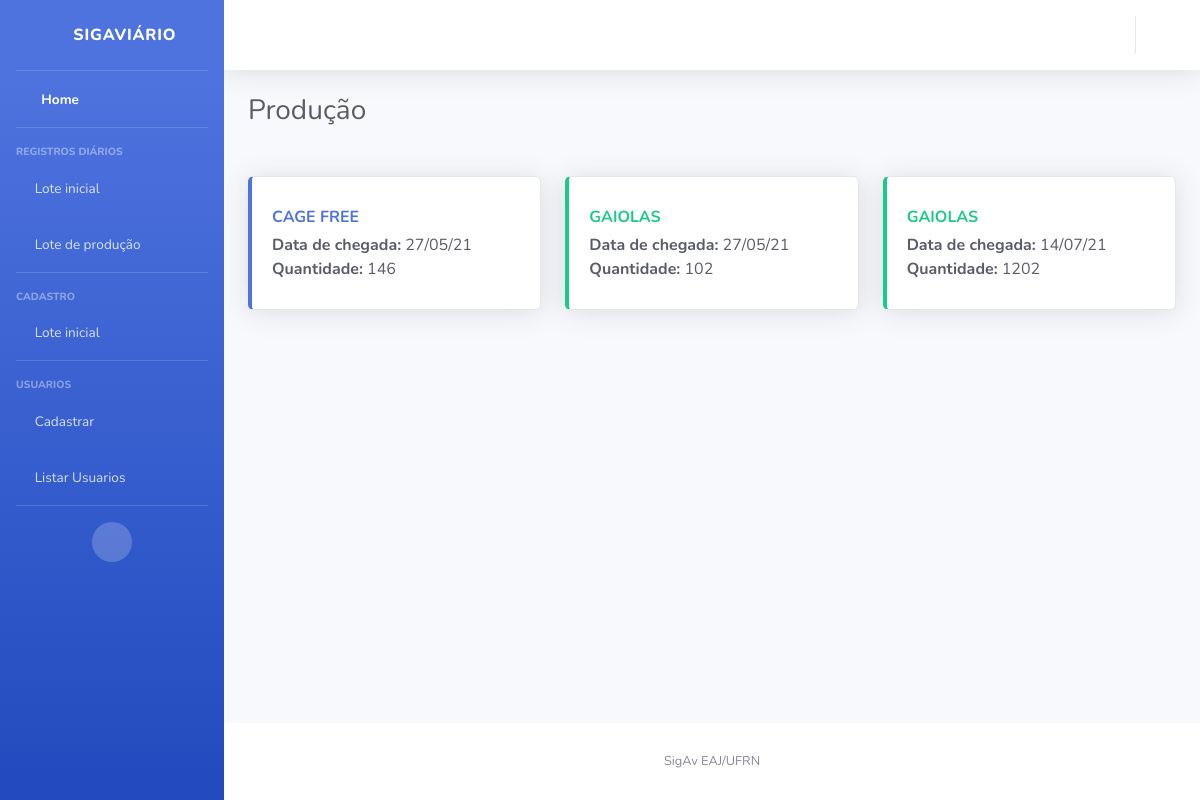
The page /producao/listar/ on the database as committed earlier.
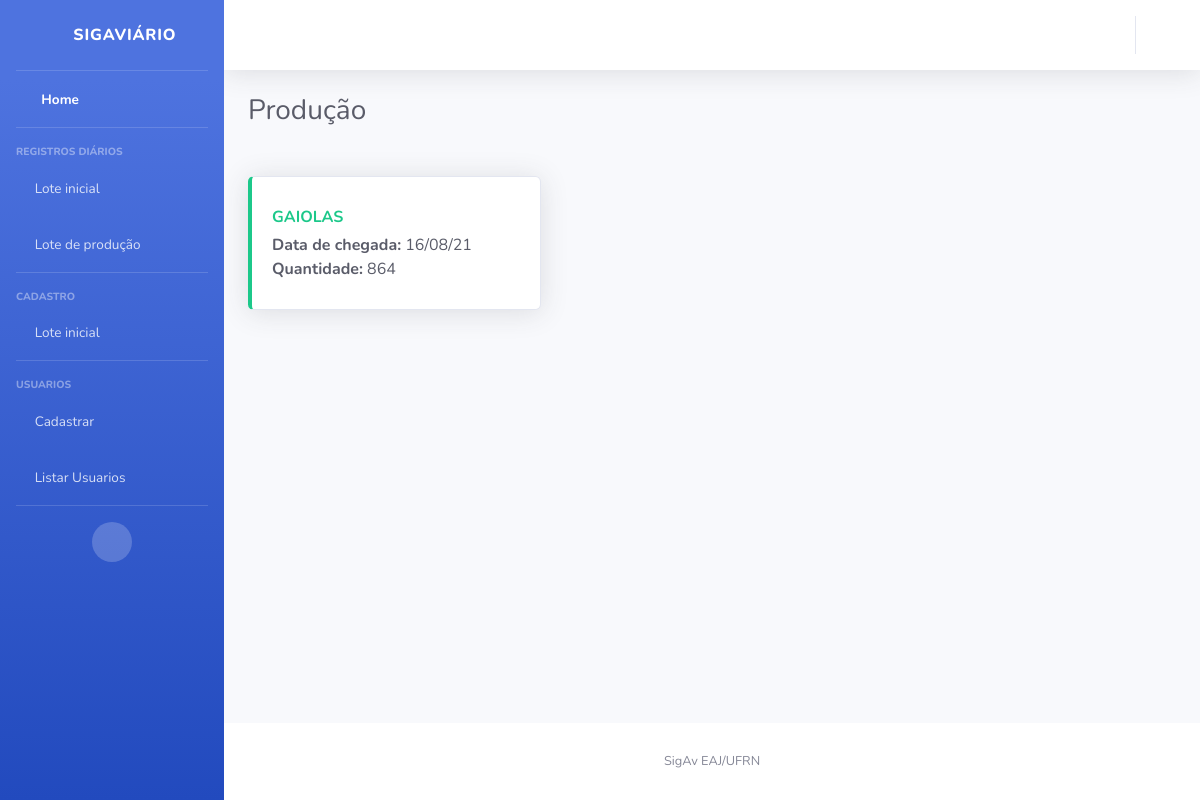
The same page on the database as committed later.
### producao/models.py (models this page shows, shortened)
class Fase_postura(models.Model):
    lote = models.ForeignKey(Lote, on_delete=models.RESTRICT)
    tipo_sistema = models.CharField(max_length=1, choices=TIPODECRIACAO)
    data_chegada = models.DateField(default=date.today)
    quantidade_aves_chegada = models.PositiveIntegerField()
    quantidade_aves_final = models.PositiveIntegerField(null=True, blank=True)
    media_postura_diaria = models.DecimalField(max_digits=10, decimal_places=2, default=0)
    status = models.CharField(max_length=1, choices=STATUS, default='A') # Representa a existência ou não das aves no ambiente
    observacoes = models.CharField(max_length=400, null=True, blank=True)
    class Meta:
        ordering = ('status','tipo_sistema',)

### producao/views.py (the view)
# urls.py: path('listar/', views.Listar_Producao.as_view(), name='listar'),
class Listar_Producao(ListView):
    model = Fase_postura
    queryset = Fase_postura.objects.filter(status='A')
    template_name = 'producao/listar.html'

### templates/producao/listar.html (shortened to what this page needs)
{% extends "base.html" %}
{% block titulo %}
Produção
{% endblock %}
{% block conteudo %}
    {% if object_list %}
        {% for producao in object_list %}
       {%if forloop.counter0|divisibleby:3 %}
        <br>
       <div class="row">
       {%endif%}
                {%  if producao.tipo_sistema == "A" %}
                <div class="col-lg-4 col-md-6">
                  <a href="{% url 'producao:detalhes' pk=producao.id %}" style="text-decoration: none;">
                    <div class="card border-left-primary shadow h-100 py-2">
                      <div class="card-body">
                        <div class="row no-gutters align-items-center">
                          <div class="col mr-2">
                            <div class="text-m font-weight-bold text-primary text-uppercase mb-1">{{producao.get_tipo_sistema_display}}</div>
                            <div class="mb-0 text-gray-800"><strong>Data de chegada:</strong> {{producao.data_chegada|date:"d/m/y"}}</div>
                            <div class="mb-0 text-gray-800"><strong>Quantidade:</strong> {{producao.quantidade_aves_final}}</div>
                          </div>
                          <div class="col-auto">
                            <i class="fas fa-kiwi-bird fa-3x" style="color:#007bff"></i>
                          </div>
                        </div>
                      </div>
                    </div>
                  </a>
                </div>
                {% elif producao.tipo_sistema == "B"%}
                <div class="col-lg-4 col-md-6">
                  <a href="{% url 'producao:detalhes' pk=producao.id %}" style="text-decoration: none;">
                  <div class="card border-left-success shadow h-100 py-2">
                    <div class="card-body">
                      <div class="row no-gutters align-items-center">
                        <div class="col mr-2">
                          <div class="text-m font-weight-bold text-success text-uppercase mb-1">{{producao.get_tipo_sistema_display}}</div>
                          <div class="mb-0 text-gray-800"><strong>Data de chegada:</strong> {{producao.data_chegada|date:"d/m/y"}}</div>
                          <div class="mb-0 text-gray-800"><strong>Quantidade:</strong> {{producao.quantidade_aves_final}}</div>
                        </div>
                        <div class="col-auto">
                          <i class="fas fa-border-all fa-3x" style="color:#28a745"></i>
                        </div>
                      </div>
                    </div>
                  </div>
                </a>
                </div>
               {%endif%}
          {%if forloop.counter|divisibleby:3 %}
        </div>
        {% endif %}
        {% endfor %}
     {% if not object_list|length|divisibleby:3 %}
      </div>
     {% endif %}
    {% else %}
        <p>Não há produção.</p>
    {% endif %}
{% endblock %}

Rows that differ between the two databases and show on the page:
removed Fase_postura: tipo_sistema "CAGE FREE", data_chegada "27/05/21", quantidade_aves_final "146"
removed Fase_postura: tipo_sistema "GAIOLAS", data_chegada "27/05/21", quantidade_aves_final "102"
removed Fase_postura: tipo_sistema "GAIOLAS", data_chegada "14/07/21", quantidade_aves_final "1202"
added Fase_postura: tipo_sistema "GAIOLAS", data_chegada "16/08/21", quantidade_aves_final "864"
